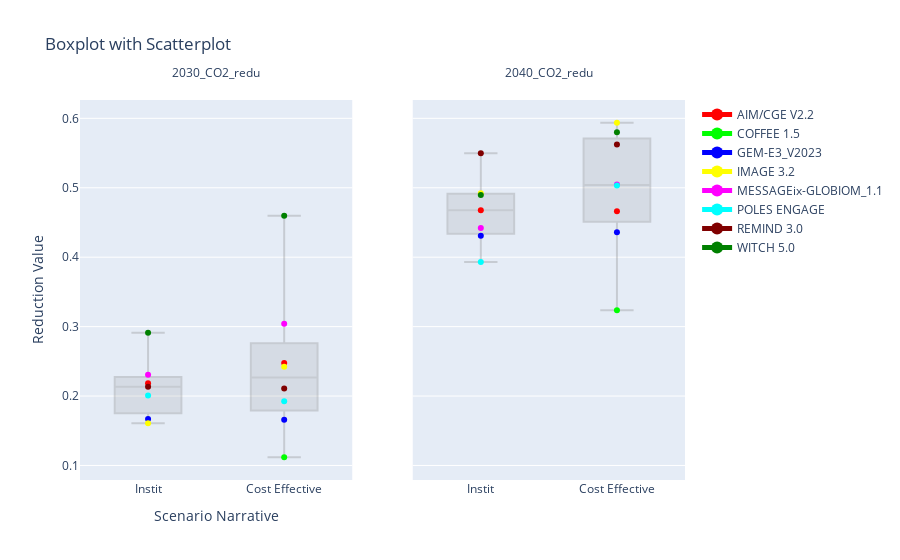

The cell this chart's notebook holds for it:
### Markdown cell above
# OLD CODE BELOW

### Code cell
# Define color mapping for models
color_mapping = {
    'AIM/CGE V2.2': "rgb(255, 0, 0)",
    'COFFEE 1.5': "rgb(0, 255, 0)",
    'GEM-E3_V2023': "rgb(0, 0, 255)",
    'IMAGE 3.2': "rgb(255, 255, 0)",
    'MESSAGEix-GLOBIOM_1.1': "rgb(255, 0, 255)",
    'POLES ENGAGE': "rgb(0, 255, 255)",
    'REMIND 3.0': "rgb(128, 0, 0)",
    'WITCH 5.0': "rgb(0, 128, 0)"
}

# Map colors based on the "model" column
filter_df["color"] = filter_df["model"].map(color_mapping)

fig = make_subplots(rows=1, cols=len(filter_df["reduction_year"].unique()), shared_yaxes=True)

for i, year in enumerate(filter_df["reduction_year"].unique()):
    box_trace = go.Box(
        x=filter_df[(filter_df["reduction_year"] == year)]["scenario_narrative"],
        y=filter_df[(filter_df["reduction_year"] == year)]["reduction_value"],
        name="Boxplot",
        boxpoints=False,
        marker_color='grey',
        opacity=0.3,
        showlegend=False
    )

    scatter_trace = go.Scatter(
        x=filter_df[(filter_df["reduction_year"] == year)]["scenario_narrative"],
        y=filter_df[(filter_df["reduction_year"] == year)]["reduction_value"],
        mode="markers",
        name="Scatterplot",
        marker=dict(
            color=filter_df[(filter_df["reduction_year"] == year)]["color"],
            size=6
        ),
        showlegend=False,
        legendgroup="Models"
    )

    fig.add_trace(box_trace, row=1, col=i + 1)
    fig.add_trace(scatter_trace, row=1, col=i + 1)

    # Add subplot titles
    fig.update_layout(
        annotations=[dict(text=str(year), xref="x" + str(i + 1), yref="paper", x=0.5, y=1.1, showarrow=False) for i, year in enumerate(filter_df["reduction_year"].unique())]
    )

    # Update legend to show scatterplot colors
# Add legend items for scatterplot colors
for model in filter_df["model"].unique():
    fig.add_trace(go.Scatter(
        x=[None],
        y=[None],
        marker=dict(color=color_mapping[model]),
        name=model,
        legendgroup="Models", 
        showlegend=True
    ))

fig.update_layout(
    title="Boxplot with Scatterplot",
    xaxis=dict(title="Scenario Narrative"),
    yaxis=dict(title="Reduction Value"),
    legend=dict(
        traceorder="normal",
        itemsizing="constant"
    )
)

fig.show()

### Figure 1 — Plotly figure (JSON) as saved in the notebook; plotly's stock layout.template omitted (floating-point values rounded to 4 significant figures)
{"data": [{"boxpoints": false, "marker": {"color": "grey"}, "name": "Boxplot", "opacity": 0.3, "showlegend": false, "type": "box", "x": ["Instit", "Cost Effective", "Cost Effective", "Instit", "Cost Effective", "Instit", "Cost Effective", "Instit", "Cost Effective", "Instit", "Cost Effective", "Instit", "Cost Effective", "Instit", "Cost Effective"], "xaxis": "x", "y": [0.2183, 0.2476, 0.1119, 0.1668, 0.1659, 0.1609, 0.2422, 0.2305, 0.3043, 0.2007, 0.1924, 0.2135, 0.2109, 0.2913, 0.4596], "yaxis": "y"}, {"legendgroup": "Models", "marker": {"color": ["rgb(255, 0, 0)", "rgb(255, 0, 0)", "rgb(0, 255, 0)", "rgb(0, 0, 255)", "rgb(0, 0, 255)", "rgb(255, 255, 0)", "rgb(255, 255, 0)", "rgb(255, 0, 255)", "rgb(255, 0, 255)", "rgb(0, 255, 255)", "rgb(0, 255, 255)", "rgb(128, 0, 0)", "rgb(128, 0, 0)", "rgb(0, 128, 0)", "rgb(0, 128, 0)"], "size": 6}, "mode": "markers", "name": "Scatterplot", "showlegend": false, "type": "scatter", "x": ["Instit", "Cost Effective", "Cost Effective", "Instit", "Cost Effective", "Instit", "Cost Effective", "Instit", "Cost Effective", "Instit", "Cost Effective", "Instit", "Cost Effective", "Instit", "Cost Effective"], "xaxis": "x", "y": [0.2183, 0.2476, 0.1119, 0.1668, 0.1659, 0.1609, 0.2422, 0.2305, 0.3043, 0.2007, 0.1924, 0.2135, 0.2109, 0.2913, 0.4596], "yaxis": "y"}, {"boxpoints": false, "marker": {"color": "grey"}, "name": "Boxplot", "opacity": 0.3, "showlegend": false, "type": "box", "x": ["Instit", "Cost Effective", "Cost Effective", "Instit", "Cost Effective", "Instit", "Cost Effective", "Instit", "Cost Effective", "Instit", "Cost Effective", "Instit", "Cost Effective", "Instit", "Cost Effective"], "xaxis": "x2", "y": [0.4677, 0.4661, 0.3234, 0.4309, 0.4359, 0.4922, 0.5936, 0.4419, 0.5045, 0.393, 0.5034, 0.5497, 0.5623, 0.4896, 0.5798], "yaxis": "y2"}, {"legendgroup": "Models", "marker": {"color": ["rgb(255, 0, 0)", "rgb(255, 0, 0)", "rgb(0, 255, 0)", "rgb(0, 0, 255)", "rgb(0, 0, 255)", "rgb(255, 255, 0)", "rgb(255, 255, 0)", "rgb(255, 0, 255)", "rgb(255, 0, 255)", "rgb(0, 255, 255)", "rgb(0, 255, 255)", "rgb(128, 0, 0)", "rgb(128, 0, 0)", "rgb(0, 128, 0)", "rgb(0, 128, 0)"], "size": 6}, "mode": "markers", "name": "Scatterplot", "showlegend": false, "type": "scatter", "x": ["Instit", "Cost Effective", "Cost Effective", "Instit", "Cost Effective", "Instit", "Cost Effective", "Instit", "Cost Effective", "Instit", "Cost Effective", "Instit", "Cost Effective", "Instit", "Cost Effective"], "xaxis": "x2", "y": [0.4677, 0.4661, 0.3234, 0.4309, 0.4359, 0.4922, 0.5936, 0.4419, 0.5045, 0.393, 0.5034, 0.5497, 0.5623, 0.4896, 0.5798], "yaxis": "y2"}, {"legendgroup": "Models", "marker": {"color": "rgb(255, 0, 0)"}, "name": "AIM/CGE V2.2", "showlegend": true, "type": "scatter", "x": [null], "y": [null]}, {"legendgroup": "Models", "marker": {"color": "rgb(0, 255, 0)"}, "name": "COFFEE 1.5", "showlegend": true, "type": "scatter", "x": [null], "y": [null]}, {"legendgroup": "Models", "marker": {"color": "rgb(0, 0, 255)"}, "name": "GEM-E3_V2023", "showlegend": true, "type": "scatter", "x": [null], "y": [null]}, {"legendgroup": "Models", "marker": {"color": "rgb(255, 255, 0)"}, "name": "IMAGE 3.2", "showlegend": true, "type": "scatter", "x": [null], "y": [null]}, {"legendgroup": "Models", "marker": {"color": "rgb(255, 0, 255)"}, "name": "MESSAGEix-GLOBIOM_1.1", "showlegend": true, "type": "scatter", "x": [null], "y": [null]}, {"legendgroup": "Models", "marker": {"color": "rgb(0, 255, 255)"}, "name": "POLES ENGAGE", "showlegend": true, "type": "scatter", "x": [null], "y": [null]}, {"legendgroup": "Models", "marker": {"color": "rgb(128, 0, 0)"}, "name": "REMIND 3.0", "showlegend": true, "type": "scatter", "x": [null], "y": [null]}, {"legendgroup": "Models", "marker": {"color": "rgb(0, 128, 0)"}, "name": "WITCH 5.0", "showlegend": true, "type": "scatter", "x": [null], "y": [null]}], "layout": {"annotations": [{"showarrow": false, "text": "2030_CO2_redu", "x": 0.5, "xref": "x", "y": 1.1, "yref": "paper"}, {"showarrow": false, "text": "2040_CO2_redu", "x": 0.5, "xref": "x2", "y": 1.1, "yref": "paper"}], "legend": {"itemsizing": "constant", "traceorder": "normal"}, "title": {"text": "Boxplot with Scatterplot"}, "xaxis": {"anchor": "y", "domain": [0, 0.45], "title": {"text": "Scenario Narrative"}}, "xaxis2": {"anchor": "y2", "domain": [0.55, 1]}, "yaxis": {"anchor": "x", "domain": [0, 1], "title": {"text": "Reduction Value"}}, "yaxis2": {"anchor": "x2", "domain": [0, 1], "matches": "y", "showticklabels": false}}}
